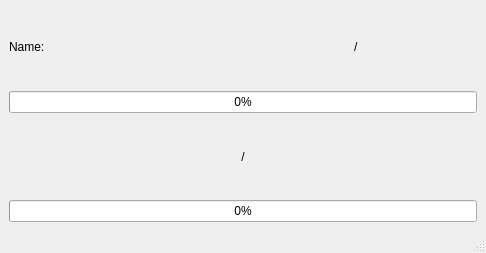
<?xml version="1.0" encoding="UTF-8"?>
<ui version="4.0">
 <class>ProgressWindow</class>
 <widget class="QMainWindow" name="ProgressWindow">
  <property name="geometry">
   <rect>
    <x>0</x>
    <y>0</y>
    <width>486</width>
    <height>253</height>
   </rect>
  </property>
  <property name="windowTitle">
   <string/>
  </property>
  <widget class="QWidget" name="centralwidget">
   <layout class="QVBoxLayout" name="verticalLayout">
    <item>
     <layout class="QHBoxLayout" name="horizontalLayout">
      <item>
       <widget class="QLabel" name="label_4">
        <property name="text">
         <string>Name:</string>
        </property>
       </widget>
      </item>
      <item>
       <widget class="QLabel" name="FileNameLabel">
        <property name="sizePolicy">
         <sizepolicy hsizetype="Preferred" vsizetype="Preferred">
          <horstretch>8</horstretch>
          <verstretch>0</verstretch>
         </sizepolicy>
        </property>
        <property name="text">
         <string/>
        </property>
       </widget>
      </item>
      <item>
       <widget class="QLabel" name="FileBytesRWLabel">
        <property name="sizePolicy">
         <sizepolicy hsizetype="Preferred" vsizetype="Preferred">
          <horstretch>5</horstretch>
          <verstretch>0</verstretch>
         </sizepolicy>
        </property>
        <property name="text">
         <string/>
        </property>
        <property name="alignment">
         <set>Qt::AlignRight|Qt::AlignTrailing|Qt::AlignVCenter</set>
        </property>
       </widget>
      </item>
      <item>
       <widget class="QLabel" name="label_2">
        <property name="sizePolicy">
         <sizepolicy hsizetype="Preferred" vsizetype="Preferred">
          <horstretch>0</horstretch>
          <verstretch>0</verstretch>
         </sizepolicy>
        </property>
        <property name="text">
         <string>/</string>
        </property>
       </widget>
      </item>
      <item>
       <widget class="QLabel" name="TotalFileBytesLabel">
        <property name="sizePolicy">
         <sizepolicy hsizetype="Preferred" vsizetype="Preferred">
          <horstretch>5</horstretch>
          <verstretch>0</verstretch>
         </sizepolicy>
        </property>
        <property name="text">
         <string/>
        </property>
       </widget>
      </item>
     </layout>
    </item>
    <item>
     <widget class="QProgressBar" name="FileProgressBar">
      <property name="value">
       <number>0</number>
      </property>
     </widget>
    </item>
    <item>
     <layout class="QHBoxLayout" name="horizontalLayout_2">
      <item>
       <widget class="QLabel" name="TotalBytesRWlabel">
        <property name="sizePolicy">
         <sizepolicy hsizetype="Preferred" vsizetype="Preferred">
          <horstretch>5</horstretch>
          <verstretch>0</verstretch>
         </sizepolicy>
        </property>
        <property name="text">
         <string/>
        </property>
        <property name="alignment">
         <set>Qt::AlignRight|Qt::AlignTrailing|Qt::AlignVCenter</set>
        </property>
       </widget>
      </item>
      <item>
       <widget class="QLabel" name="label_3">
        <property name="sizePolicy">
         <sizepolicy hsizetype="Preferred" vsizetype="Preferred">
          <horstretch>1</horstretch>
          <verstretch>0</verstretch>
         </sizepolicy>
        </property>
        <property name="text">
         <string>/</string>
        </property>
        <property name="alignment">
         <set>Qt::AlignCenter</set>
        </property>
       </widget>
      </item>
      <item>
       <widget class="QLabel" name="TotalBytesLabel">
        <property name="sizePolicy">
         <sizepolicy hsizetype="Preferred" vsizetype="Preferred">
          <horstretch>5</horstretch>
          <verstretch>0</verstretch>
         </sizepolicy>
        </property>
        <property name="text">
         <string/>
        </property>
       </widget>
      </item>
     </layout>
    </item>
    <item>
     <widget class="QProgressBar" name="TotalProgressBar">
      <property name="value">
       <number>0</number>
      </property>
     </widget>
    </item>
   </layout>
  </widget>
  <widget class="QMenuBar" name="menubar">
   <property name="geometry">
    <rect>
     <x>0</x>
     <y>0</y>
     <width>486</width>
     <height>17</height>
    </rect>
   </property>
  </widget>
  <widget class="QStatusBar" name="statusbar"/>
 </widget>
 <resources/>
 <connections/>
</ui>
